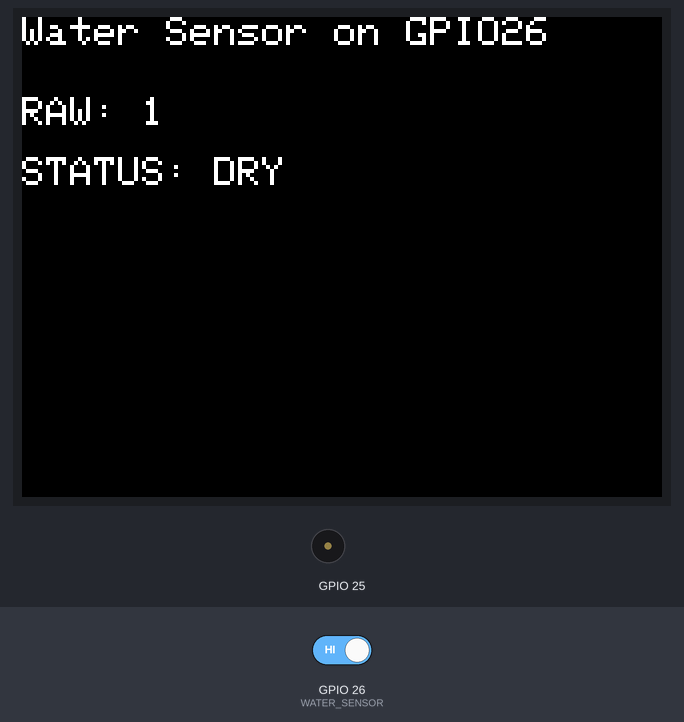
The sketch below on a simulated ESP32. Parts: 320×240 colour display, buzzer (waves = sounding). The inputs (shaded band) are chosen by the test bench; at power-on: GPIO 26 (WATER_SENSOR) HIGH. WiFi joins after 1.5 s; servers stay silent unless stated; what the sketch prints to the serial monitor is not drawn.

Above: at 2.9 s.
3.0 s: GPIO 26 (WATER_SENSOR) driven LOW
At 3.34 s:
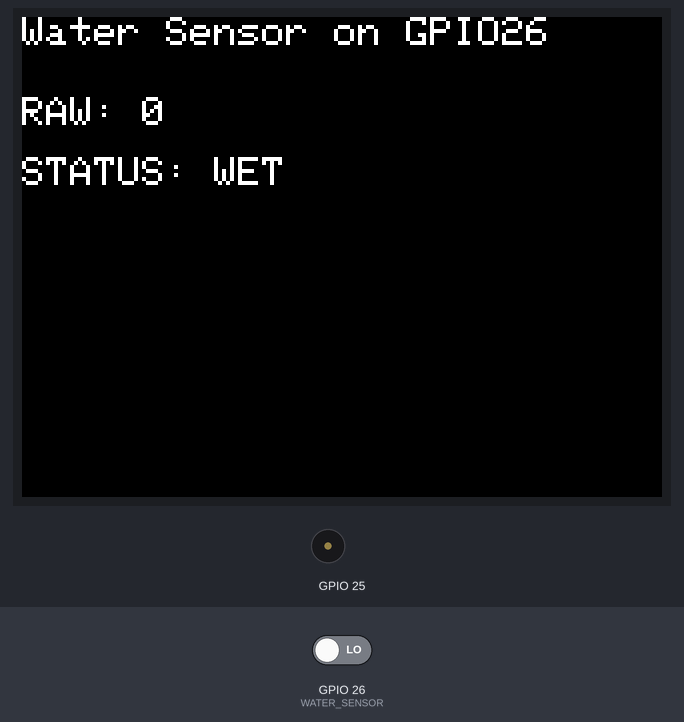
At 3.91 s:
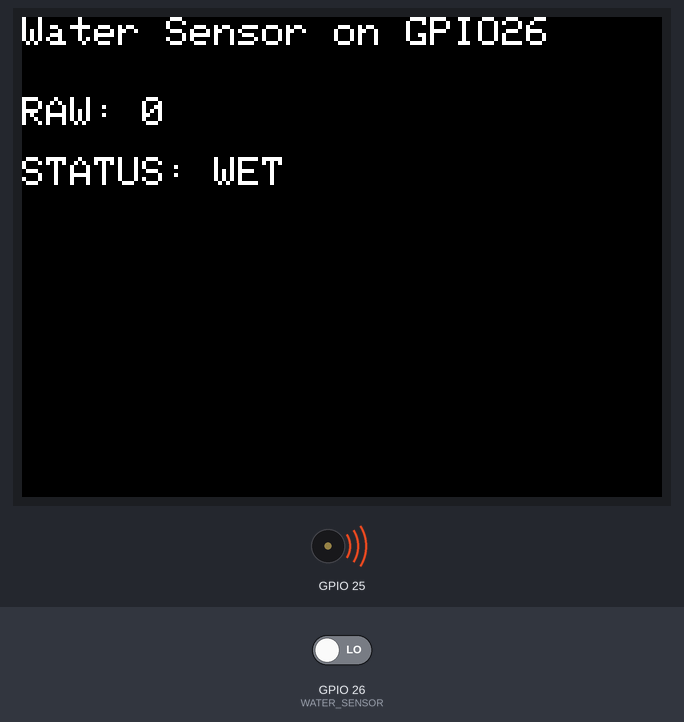
Timing chart, 0 to 11.1 s (numbered marks = the images above; inputs shaded):
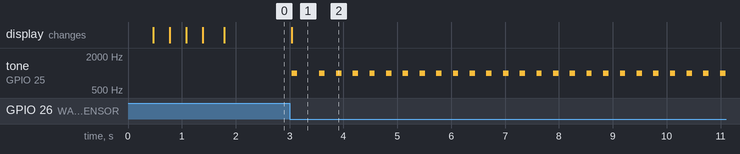

The sketch:

water_monitoring.ino
```cpp
#include <M5Stack.h>
#include <WiFi.h>
#include <HTTPClient.h>

#define WATER_SENSOR 26  // Port B の GPIO26（分圧後の信号）
const char* ssid = "***";
const char* password = "***";
const char* webhook_url = "***";
boolean status_flag = 0;

void setup() {
  M5.begin();
  WiFi.begin(ssid,password);
  while (WiFi.status() != WL_CONNECTED){
    M5.Lcd.setTextSize(2);
    M5.Lcd.println("WiFi connecting...");
    delay(300);
  }
  M5.Speaker.begin();
  M5.Speaker.setVolume(1);
  Serial.begin(9600);
  pinMode(WATER_SENSOR, INPUT);
  M5.Lcd.clear();
  M5.Lcd.setCursor(0, 0);
  M5.Lcd.println("Water Sensor on GPIO26");
}

void loop() {
  int v = digitalRead(WATER_SENSOR); // 1=乾き, 0=濡れ
  M5.Lcd.setCursor(0, 40);
  M5.Lcd.printf("RAW: %d   ", v);
  M5.Lcd.setCursor(0, 70);
  if (v == LOW) {
    M5.Lcd.print("STATUS: WET     ");
    M5.Speaker.beep();
    delay(100);
    M5.Speaker.mute();
    if (status_flag == 0){
      slack_notify();
      status_flag = 1;
    }
  } else {
    M5.Lcd.print("STATUS: DRY     ");
    status_flag = 0;
  }
  delay(200);
}

boolean slack_notify() {   ///If you use the Get method, include "String msg" as an argument for the function.
  HTTPClient client;
  if(!client.begin(webhook_url)) {
    Serial.println("connect error!");
    return false;
  }
  //client.addHeader("Content-Type", "application/json");
  //String payload = "{\"msg_type\":\"text\",\"content\":{\"text\":\"" + msg + "\"}}";
  //int httpCode = client.POST(payload);
  int httpCode = client.GET();
  if(httpCode > 0) {
    Serial.printf("[HTTP] POST... code: %d\n", httpCode);
    if(httpCode == HTTP_CODE_OK) {
      String line = client.getString();
      Serial.println(line);
    }
  } else {
    Serial.printf("[HTTP] POST... failed, error: %s\n", client.errorToString(httpCode).c_str());
  }
  client.end();
  return true;
}
```

Measured:
- after the input at 3.0 s, tone on GPIO 25: goes 1000 Hz 0.10 s, silent 0.41 s, 24 × (1000 Hz 0.10 s, silent 0.21 s), 1000 Hz 0.10 s, then silent, starting at once; the display: changes at once (image 1)
